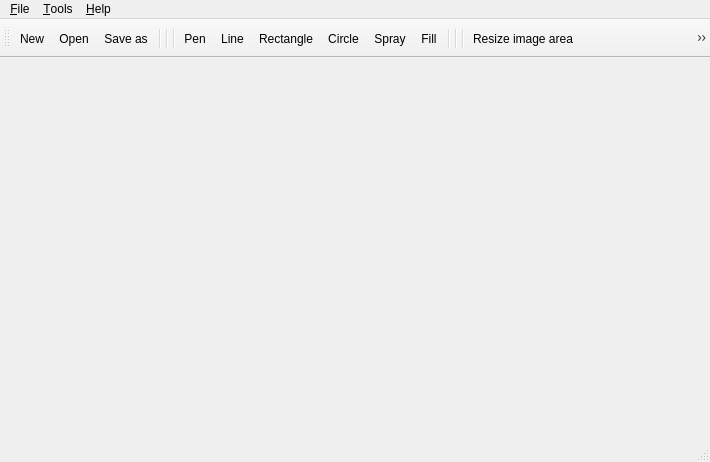
<ui version="4.0" >
 <class>frmMainWindow</class>
 <widget class="QMainWindow" name="frmMainWindow" >
  <property name="geometry" >
   <rect>
    <x>0</x>
    <y>0</y>
    <width>710</width>
    <height>462</height>
   </rect>
  </property>
  <property name="windowTitle" >
   <string>Simple Image Editor</string>
  </property>
  <property name="windowIcon" >
   <iconset resource="icons.qrc" >:/image.png</iconset>
  </property>
  <widget class="QWidget" name="centralwidget" />
  <widget class="QStatusBar" name="statusbar" />
  <widget class="QToolBar" name="toolBar" >
   <property name="windowTitle" >
    <string>toolBar</string>
   </property>
   <property name="orientation" >
    <enum>Qt::Horizontal</enum>
   </property>
   <attribute name="toolBarArea" >
    <number>4</number>
   </attribute>
   <addaction name="action_New" />
   <addaction name="action_Open" />
   <addaction name="action_Save_As" />
   <addaction name="separator" />
   <addaction name="separator" />
   <addaction name="separator" />
   <addaction name="action_Pen" />
   <addaction name="action_Line" />
   <addaction name="action_Rectangle" />
   <addaction name="action_Circle" />
   <addaction name="action_Spray" />
   <addaction name="action_Fill" />
   <addaction name="separator" />
   <addaction name="separator" />
   <addaction name="separator" />
   <addaction name="action_Resize_Image" />
   <addaction name="action_Choose_Active_Color" />
   <addaction name="separator" />
   <addaction name="separator" />
   <addaction name="separator" />
   <addaction name="action_Show_Color" />
  </widget>
  <widget class="QMenuBar" name="menuBar" >
   <property name="geometry" >
    <rect>
     <x>0</x>
     <y>0</y>
     <width>710</width>
     <height>29</height>
    </rect>
   </property>
   <widget class="QMenu" name="menuFile" >
    <property name="title" >
     <string>&amp;File</string>
    </property>
    <addaction name="action_New" />
    <addaction name="action_Open" />
    <addaction name="action_Save_As" />
    <addaction name="separator" />
    <addaction name="action_Quit" />
   </widget>
   <widget class="QMenu" name="menuHelp" >
    <property name="title" >
     <string>&amp;Help</string>
    </property>
    <addaction name="action_About" />
    <addaction name="action_About_Qt" />
   </widget>
   <widget class="QMenu" name="menuTools" >
    <property name="title" >
     <string>&amp;Tools</string>
    </property>
    <addaction name="action_Pen" />
    <addaction name="action_Line" />
    <addaction name="action_Rectangle" />
    <addaction name="action_Circle" />
    <addaction name="action_Spray" />
    <addaction name="action_Fill" />
    <addaction name="separator" />
    <addaction name="action_Resize_Image" />
    <addaction name="action_Choose_Active_Color" />
   </widget>
   <addaction name="menuFile" />
   <addaction name="menuTools" />
   <addaction name="menuHelp" />
  </widget>
  <action name="action_New" >
   <property name="icon" >
    <iconset resource="icons.qrc" >:/filenew.png</iconset>
   </property>
   <property name="text" >
    <string>&amp;New...</string>
   </property>
  </action>
  <action name="action_Open" >
   <property name="icon" >
    <iconset resource="icons.qrc" >:/fileopen.png</iconset>
   </property>
   <property name="text" >
    <string>&amp;Open...</string>
   </property>
  </action>
  <action name="action_Save_As" >
   <property name="icon" >
    <iconset resource="icons.qrc" >:/filesave.png</iconset>
   </property>
   <property name="text" >
    <string>&amp;Save as...</string>
   </property>
  </action>
  <action name="action_Quit" >
   <property name="text" >
    <string>&amp;Quit</string>
   </property>
  </action>
  <action name="action_Pen" >
   <property name="checkable" >
    <bool>true</bool>
   </property>
   <property name="icon" >
    <iconset resource="icons.qrc" >:/tool_pen.png</iconset>
   </property>
   <property name="text" >
    <string>&amp;Pen</string>
   </property>
  </action>
  <action name="action_About" >
   <property name="text" >
    <string>&amp;About...</string>
   </property>
  </action>
  <action name="action_About_Qt" >
   <property name="text" >
    <string>About &amp;QT...</string>
   </property>
  </action>
  <action name="action_Line" >
   <property name="checkable" >
    <bool>true</bool>
   </property>
   <property name="icon" >
    <iconset resource="icons.qrc" >:/tool_line.png</iconset>
   </property>
   <property name="text" >
    <string>&amp;Line</string>
   </property>
  </action>
  <action name="action_Rectangle" >
   <property name="checkable" >
    <bool>true</bool>
   </property>
   <property name="icon" >
    <iconset resource="icons.qrc" >:/tool_rectangle.png</iconset>
   </property>
   <property name="text" >
    <string>&amp;Rectangle</string>
   </property>
  </action>
  <action name="action_Circle" >
   <property name="checkable" >
    <bool>true</bool>
   </property>
   <property name="icon" >
    <iconset resource="icons.qrc" >:/tool_ellipse.png</iconset>
   </property>
   <property name="text" >
    <string>&amp;Circle</string>
   </property>
  </action>
  <action name="action_Spray" >
   <property name="checkable" >
    <bool>true</bool>
   </property>
   <property name="icon" >
    <iconset resource="icons.qrc" >:/tool_spraycan.png</iconset>
   </property>
   <property name="text" >
    <string>&amp;Spray</string>
   </property>
  </action>
  <action name="action_Fill" >
   <property name="checkable" >
    <bool>true</bool>
   </property>
   <property name="icon" >
    <iconset resource="icons.qrc" >:/tool_flood_fill.png</iconset>
   </property>
   <property name="text" >
    <string>&amp;Fill</string>
   </property>
  </action>
  <action name="action_Resize_Image" >
   <property name="icon" >
    <iconset resource="icons.qrc" >:/resize.png</iconset>
   </property>
   <property name="text" >
    <string>Resi&amp;ze image area...</string>
   </property>
  </action>
  <action name="action_Choose_Active_Color" >
   <property name="icon" >
    <iconset resource="icons.qrc" >:/tool_choose_color.png</iconset>
   </property>
   <property name="text" >
    <string>C&amp;hoose active color...</string>
   </property>
  </action>
  <action name="action_Show_Color" >
   <property name="enabled" >
    <bool>false</bool>
   </property>
  </action>
 </widget>
 <resources>
  <include location="icons.qrc" />
 </resources>
 <connections/>
</ui>
